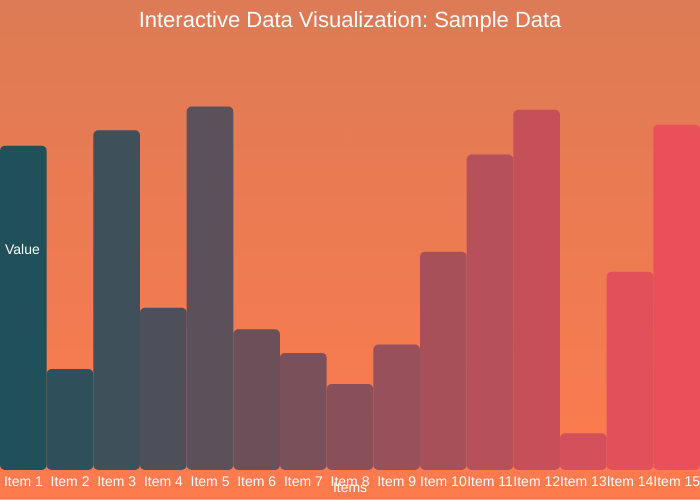
Frame 1 (no input)
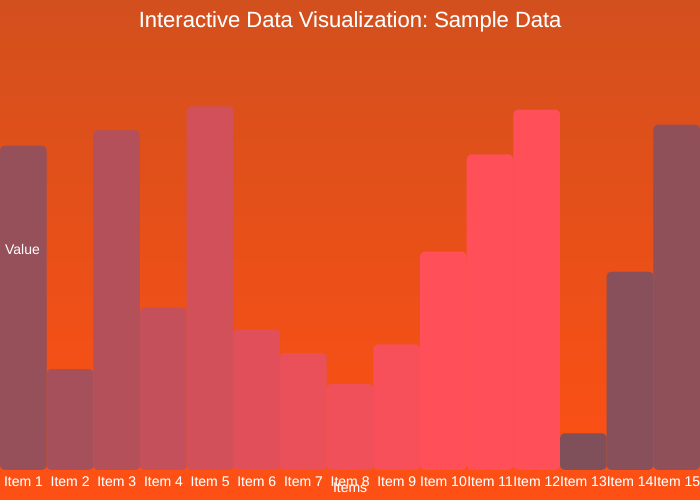
Frame 60 (no input)
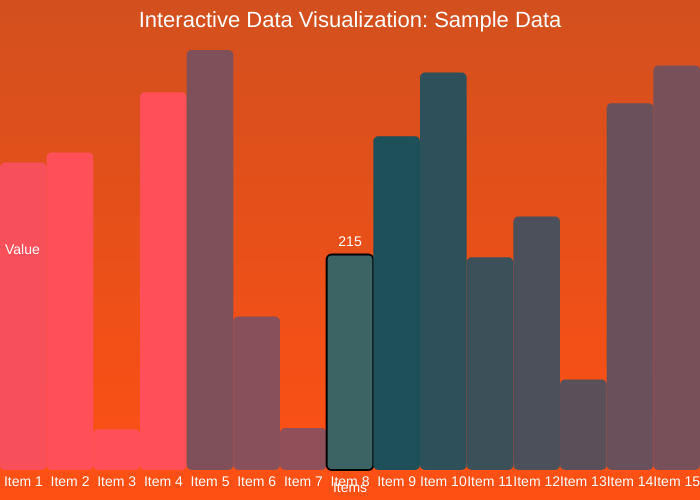
Frame 120 (the mouse pressed at the canvas centre since frame 60)

The p5.js sketch that drew these frames (run headless with seeded random() and noise() and a simulated clock; from frame 60 on, the mouse is pressed at the canvas centre):

// p5.js sketch
// ── sketch.js
let data = []; // Current data values (animated)
let targetData = []; // Target values to animate toward
let barWidth;
let maxData;
let easing = 0.1;
let hoveredIndex = -1;

function setup() {
  createCanvas(700, 500);

  // Generate initial random data
  for (let i = 0; i < 15; i++) {
    let val = random(10, height - 50);
    data.push(val);
    targetData.push(val);
  }

  maxData = height - 60; // Maximum bar height to fit nicely

  barWidth = width / data.length;

  textFont('Helvetica');
  textSize(14);

  // No loop: we'll call redraw() on animation
  frameRate(60);
}

function draw() {
  drawBackgroundGradient();

  maxData = height - 60;
  barWidth = width / data.length;

  // Animate data values easing toward targetData
  for (let i = 0; i < data.length; i++) {
    let diff = targetData[i] - data[i];
    data[i] += diff * easing;
  }

  // Draw bars with gradient colors cycling
  for (let i = 0; i < data.length; i++) {
    let x = i * barWidth;
    let barHeight = map(data[i], 0, maxData, 0, maxData);

    // Gradient color cycling over time
    let c1 = color((frameCount * 2 + i * 15) % 360, 80, 90);
    let c2 = color(((frameCount * 2 + i * 15) + 60) % 360, 80, 90);
    let c = lerpColor(c1, c2, 0.5);

    if (i === hoveredIndex) {
      fill(60, 100, 100); // Highlight color (bright yellow)
      stroke(0);
      strokeWeight(2);
      rect(x, height - barHeight - 30, barWidth, barHeight, 5);
      noStroke();

      // Tooltip above bar
      fill(255);
      textAlign(CENTER, BOTTOM);
      text(round(data[i]), x + barWidth / 2, height - barHeight - 35);
    } else {
      noStroke();
      fill(c);
      rect(x, height - barHeight - 30, barWidth, barHeight, 5);
    }

    // Draw x-axis labels
    fill(255);
    noStroke();
    textAlign(CENTER, TOP);
    text("Item " + (i + 1), x + barWidth / 2, height - 25);
  }

  // Draw title and axis label
  fill(255);
  noStroke();
  textAlign(CENTER, TOP);
  textSize(22);
  text("Interactive Data Visualization: Sample Data", width / 2, 10);

  textSize(14);
  textAlign(LEFT, CENTER);
  text("Value", 5, height / 2);
  textAlign(CENTER, BOTTOM);
  text("Items", width / 2, height - 5);
}

function drawBackgroundGradient() {
  // Vertical blue to dark purple gradient background
  for (let y = 0; y < height; y++) {
    let inter = map(y, 0, height, 0, 1);
    let c = lerpColor(color(210, 80, 30), color(270, 80, 20), inter);
    stroke(c);
    line(0, y, width, y);
  }
}

// Update data with new random values on mouse press
function mousePressed() {
  for (let i = 0; i < targetData.length; i++) {
    targetData[i] = random(10, height - 50);
  }
}

// Detect if mouse is over a bar to highlight and show tooltip
function mouseMoved() {
  hoveredIndex = -1;
  for (let i = 0; i < data.length; i++) {
    let x = i * barWidth;
    if (mouseX > x && mouseX < x + barWidth && mouseY > height - maxData - 30) {
      hoveredIndex = i;
      break;
    }
  }
}
